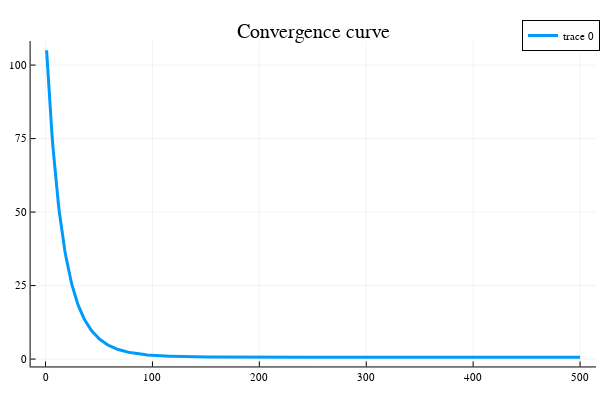

This figure's notebook cell:
### Markdown cell above
**Question 3 :** Résoudre le problème en utilisant un algorithme de sous-gradient. Vous implanterez les trois stratégies de pas vues en cours. Vous afficherez les courbes de convergence de $f_{best}^k$. 

**Question 4 :** Quelle influence a le paramètre $\lambda$ sur la convergence de l'algorithme et la qualité de la soltuion optimisée ?

### Code cell
#Pkg.add("Plots")
using Plots

#Initialisation
x = zeros(n,1);
xbest=x;
i = 0;
fbest =1000000; # $f_{best}^0$
histo =[];# Suite des itérés f_{best}^k

lambda=1e-2;

pas=1;
itermax=500;

xp=x;
while i < itermax
    i = i + 1;
    # Insérer votre code
    fxp = evalf(xp,y,H,W,lambda) 
    sg = subgradf(xp,y,H,W,lambda)
    ak = 1/60
    #if (norm(sg) < 1e-5) 
    #    ak = 1
    #else
    #    ak = (fxp - fbest)/(norm(sg)^2)
    #end
    xp = xp - ak*sg
    
    if (fxp < fbest) 
        xbest = xp
        fbest = fxp
    end
    
    # Fin insérer code
    
    # Stockage
    append!( histo, fbest)
end
#histo
#Affichage des courbes de convergence
plotly();
iter=1:itermax;
plot(iter,histo,title="Convergence curve",label=["f"],lw=3)

### Figure 1 — Plotly figure (JSON) as saved in the notebook; plotly's stock layout.template omitted (floating-point values rounded to 4 significant figures; data arrays with more than 128 entries replaced by an {"elided": "..."} marker saying what was removed)
{"data": [{"colorbar": {"title": ""}, "legendgroup": ["f"], "line": {"color": "rgba(0, 154, 250, 1.000)", "dash": "solid", "shape": "linear", "width": 3}, "mode": "lines", "name": ["f"], "showlegend": true, "type": "scatter", "x": {"elided": "500 int values"}, "xaxis": "x", "y": {"elided": "500 float values"}, "yaxis": "y", "zmax": null, "zmin": null}], "layout": {"annotations": [{"font": {"color": "rgba(0, 0, 0, 1.000)", "family": "sans-serif", "size": 20}, "rotation": 0, "showarrow": false, "text": "Convergence curve", "x": 0.5222, "xanchor": "center", "xref": "paper", "y": 1, "yanchor": "top", "yref": "paper"}], "height": 400, "legend": {"bgcolor": "rgba(255, 255, 255, 1.000)", "bordercolor": "rgba(0, 0, 0, 1.000)", "borderwidth": 1, "font": {"color": "rgba(0, 0, 0, 1.000)", "family": "sans-serif", "size": 11}, "title": {"font": {"color": "rgba(0, 0, 0, 1.000)", "family": "sans-serif", "size": 15}, "text": ""}, "tracegroupgap": 0, "traceorder": "normal", "x": 1, "xanchor": "auto", "y": 1, "yanchor": "auto"}, "margin": {"b": 20, "l": 0, "r": 0, "t": 20}, "paper_bgcolor": "rgba(255, 255, 255, 1.000)", "plot_bgcolor": "rgba(255, 255, 255, 1.000)", "showlegend": true, "width": 600, "xaxis": {"anchor": "y", "domain": [0.05101, 0.9934], "gridcolor": "rgba(0, 0, 0, 0.100)", "gridwidth": 0.5, "linecolor": "rgba(0, 0, 0, 1.000)", "mirror": false, "range": [-13.97, 515.0], "showgrid": true, "showline": true, "showticklabels": true, "tickangle": 0, "tickcolor": "rgb(0, 0, 0)", "tickfont": {"color": "rgba(0, 0, 0, 1.000)", "family": "sans-serif", "size": 11}, "tickmode": "array", "ticks": "inside", "ticktext": ["0", "100", "200", "300", "400", "500"], "tickvals": [0, 100, 200, 300, 400, 500], "title": "", "titlefont": {"color": "rgba(0, 0, 0, 1.000)", "family": "sans-serif", "size": 15}, "type": "-", "visible": true, "zeroline": false, "zerolinecolor": "rgba(0, 0, 0, 1.000)"}, "yaxis": {"anchor": "x", "domain": [0.03762, 0.9415], "gridcolor": "rgba(0, 0, 0, 0.100)", "gridwidth": 0.5, "linecolor": "rgba(0, 0, 0, 1.000)", "mirror": false, "range": [-2.509, 108.2], "showgrid": true, "showline": true, "showticklabels": true, "tickangle": 0, "tickcolor": "rgb(0, 0, 0)", "tickfont": {"color": "rgba(0, 0, 0, 1.000)", "family": "sans-serif", "size": 11}, "tickmode": "array", "ticks": "inside", "ticktext": ["0", "25", "50", "75", "100"], "tickvals": [0, 25, 50, 75, 100], "title": "", "titlefont": {"color": "rgba(0, 0, 0, 1.000)", "family": "sans-serif", "size": 15}, "type": "-", "visible": true, "zeroline": false, "zerolinecolor": "rgba(0, 0, 0, 1.000)"}}}
